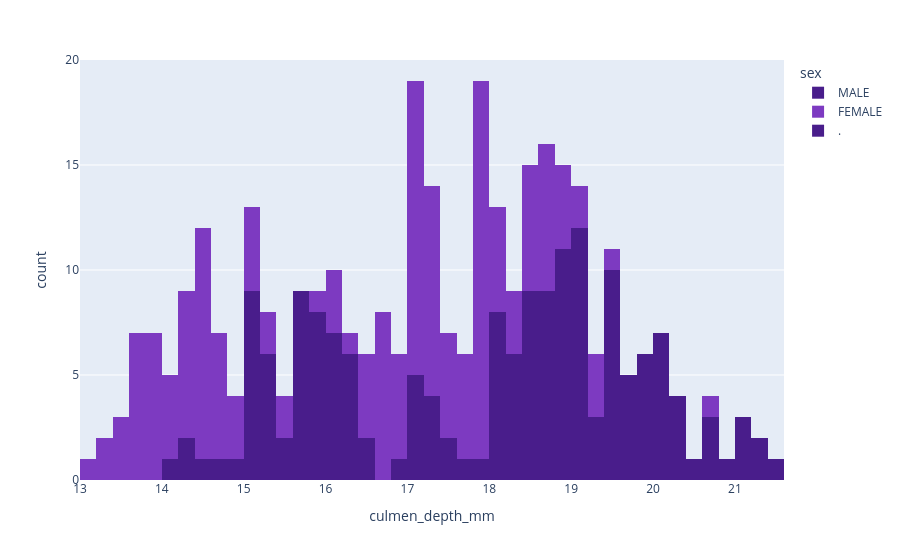
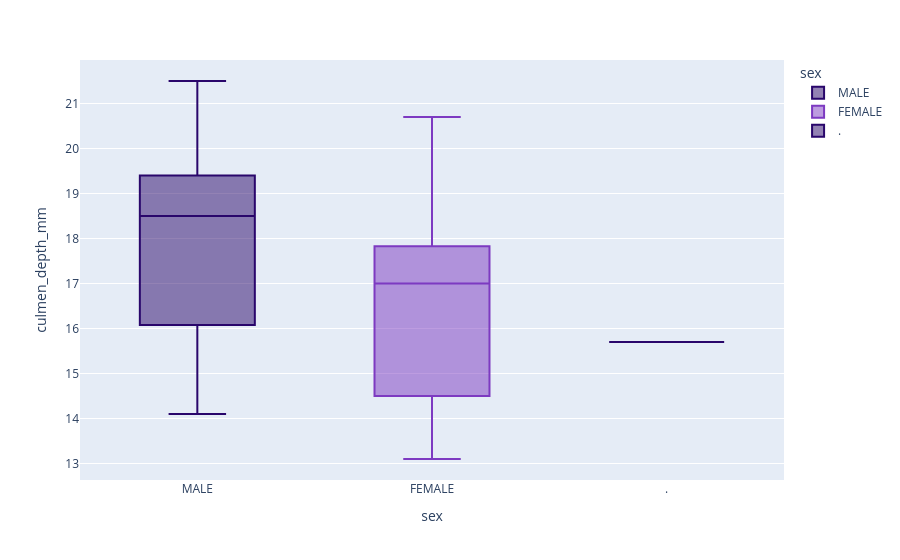

Notebook cell for these charts, in order:
### Markdown cell above
> **Nhận xét:**

* Vị trí trung vị (Đường gạch ngang giữa hộp):
    * MALE: Khoảng 46-47mm.
    * FEMALE: Khoảng 43mm.
    * => Nhận xét: Chim trống (Male) có xu hướng mỏ dài hơn chim mái (Female).
* Độ phân tán (Chiều cao của hộp và râu):
    * Cả hai giới tính đều có sự biến thiên khá rộng, nhưng phân phối dữ liệu của MALE nằm ở dải cao hơn so với FEMALE.

### Code cell
fig = px.histogram(data_frame=data, x='culmen_depth_mm', 
           color='sex', 
           color_discrete_sequence=['#491D8B','#7D3AC1','#EB548C'], 
           nbins=50) 
fig.show() 

fig = px.box(data_frame=data, x='sex',y='culmen_depth_mm', 
color='sex', color_discrete_sequence=['#29066B','#7D3AC1','#EB548C'], orientation='v') 
fig.show()

### Figure 1 — Plotly figure (JSON) as saved in the notebook; plotly's stock layout.template omitted (floating-point values rounded to 4 significant figures; data arrays with more than 128 entries replaced by an {"elided": "..."} marker saying what was removed)
{"data": [{"bingroup": "x", "hovertemplate": "sex=MALE<br>culmen_depth_mm=%{x}<br>count=%{y}<extra></extra>", "legendgroup": "MALE", "marker": {"color": "#491D8B", "pattern": {"shape": ""}}, "name": "MALE", "nbinsx": 50, "orientation": "v", "showlegend": true, "type": "histogram", "x": {"elided": "169 float values"}, "xaxis": "x", "yaxis": "y"}, {"bingroup": "x", "hovertemplate": "sex=FEMALE<br>culmen_depth_mm=%{x}<br>count=%{y}<extra></extra>", "legendgroup": "FEMALE", "marker": {"color": "#7D3AC1", "pattern": {"shape": ""}}, "name": "FEMALE", "nbinsx": 50, "orientation": "v", "showlegend": true, "type": "histogram", "x": {"elided": "165 float values"}, "xaxis": "x", "yaxis": "y"}, {"bingroup": "x", "hovertemplate": "sex=.<br>culmen_depth_mm=%{x}<br>count=%{y}<extra></extra>", "legendgroup": ".", "marker": {"color": "#491D8B", "pattern": {"shape": ""}}, "name": ".", "nbinsx": 50, "orientation": "v", "showlegend": true, "type": "histogram", "x": [15.7], "xaxis": "x", "yaxis": "y"}], "layout": {"barmode": "relative", "legend": {"title": {"text": "sex"}, "tracegroupgap": 0}, "margin": {"t": 60}, "xaxis": {"anchor": "y", "domain": [0, 1], "title": {"text": "culmen_depth_mm"}}, "yaxis": {"anchor": "x", "domain": [0, 1], "title": {"text": "count"}}}}

### Figure 2 — Plotly figure (JSON) as saved in the notebook; plotly's stock layout.template omitted (floating-point values rounded to 4 significant figures; data arrays with more than 128 entries replaced by an {"elided": "..."} marker saying what was removed)
{"data": [{"alignmentgroup": "True", "hovertemplate": "sex=%{x}<br>culmen_depth_mm=%{y}<extra></extra>", "legendgroup": "MALE", "marker": {"color": "#29066B"}, "name": "MALE", "notched": false, "offsetgroup": "MALE", "orientation": "v", "showlegend": true, "type": "box", "x": {"elided": "169 str values"}, "x0": " ", "xaxis": "x", "y": {"elided": "169 float values"}, "y0": " ", "yaxis": "y"}, {"alignmentgroup": "True", "hovertemplate": "sex=%{x}<br>culmen_depth_mm=%{y}<extra></extra>", "legendgroup": "FEMALE", "marker": {"color": "#7D3AC1"}, "name": "FEMALE", "notched": false, "offsetgroup": "FEMALE", "orientation": "v", "showlegend": true, "type": "box", "x": {"elided": "165 str values"}, "x0": " ", "xaxis": "x", "y": {"elided": "165 float values"}, "y0": " ", "yaxis": "y"}, {"alignmentgroup": "True", "hovertemplate": "sex=%{x}<br>culmen_depth_mm=%{y}<extra></extra>", "legendgroup": ".", "marker": {"color": "#29066B"}, "name": ".", "notched": false, "offsetgroup": ".", "orientation": "v", "showlegend": true, "type": "box", "x": ["."], "x0": " ", "xaxis": "x", "y": [15.7], "y0": " ", "yaxis": "y"}], "layout": {"boxmode": "overlay", "legend": {"title": {"text": "sex"}, "tracegroupgap": 0}, "margin": {"t": 60}, "xaxis": {"anchor": "y", "categoryarray": ["MALE", "FEMALE", null, "."], "categoryorder": "array", "domain": [0, 1], "title": {"text": "sex"}}, "yaxis": {"anchor": "x", "domain": [0, 1], "title": {"text": "culmen_depth_mm"}}}}
